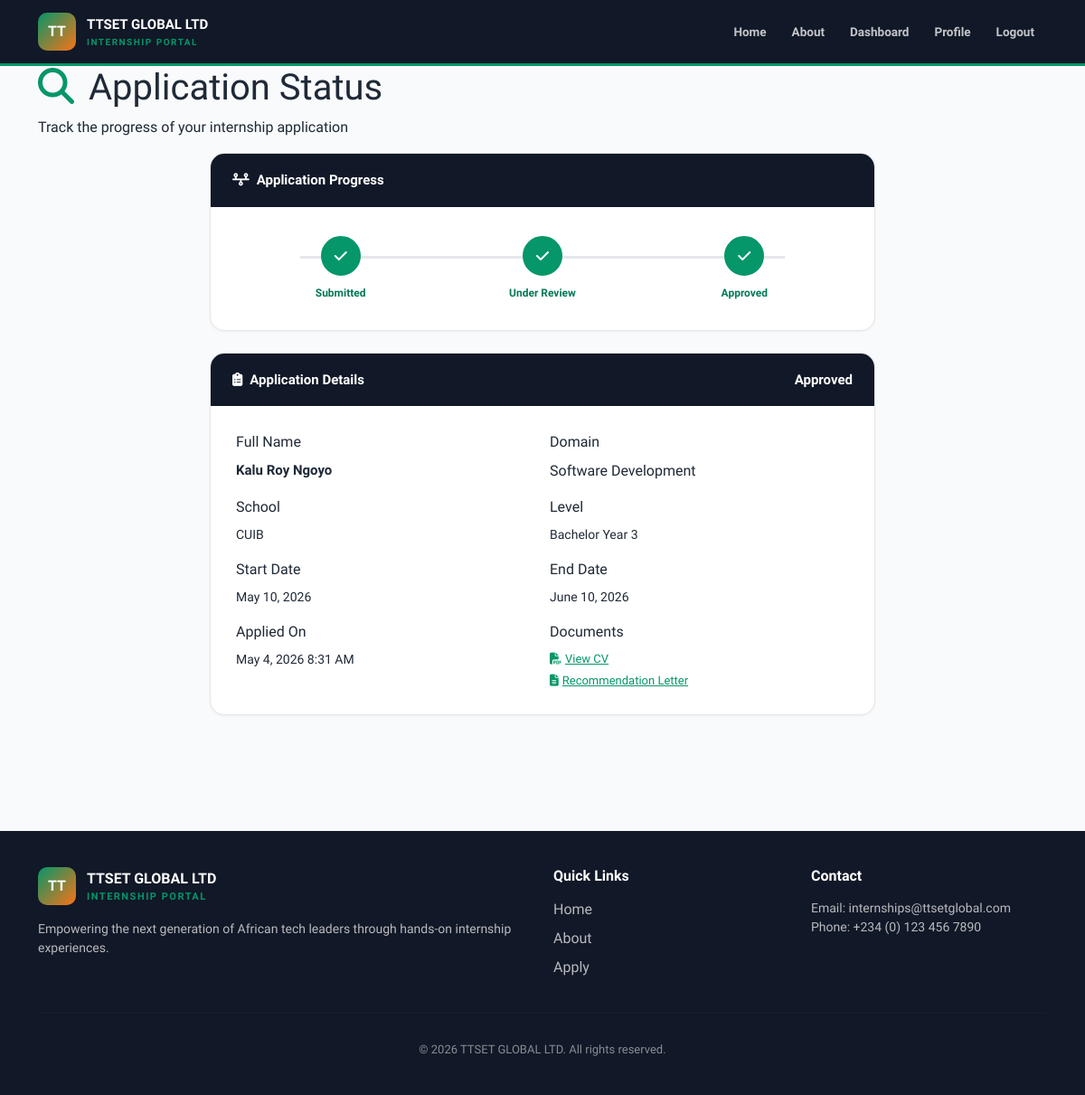
The app's page /applicant/status/ (signed in) with its own data.
### applications/models.py (models this page shows, shortened)
class InternshipApplication(models.Model):
    STATUS_CHOICES = [
        ('Pending', 'Pending'),
        ('Approved', 'Approved'),
        ('Rejected', 'Rejected'),
    ]
    DOMAIN_CHOICES = [
        ('Software Development', 'Software Development'),
        ('Web Development', 'Web Development'),
        ('Data Analytics', 'Data Analytics'),
        ('Cybersecurity', 'Cybersecurity'),
        ('Graphic Design', 'Graphic Design'),
        ('Digital Marketing', 'Digital Marketing'),
        ('Artificial Intelligence', 'Artificial Intelligence'),
        ('Networking', 'Networking'),
    ]
    GENDER_CHOICES = [('Male', 'Male'), ('Female', 'Female'), ('Other', 'Other')]
    LEVEL_CHOICES = [
        ('HND 1', 'HND 1'), ('HND 2', 'HND 2'),
        ('Bachelor Year 1', 'Bachelor Year 1'),
        ('Bachelor Year 2', 'Bachelor Year 2'),
        ('Bachelor Year 3', 'Bachelor Year 3'),
        ('Master Year 1', 'Master Year 1'),
        ('Master Year 2', 'Master Year 2'),
        ('PhD', 'PhD'),
    ]
    applicant = models.ForeignKey(User, on_delete=models.CASCADE)
    full_name = models.CharField(max_length=200)
    gender = models.CharField(max_length=20, choices=GENDER_CHOICES)
    date_of_birth = models.DateField()
    school_name = models.CharField(max_length=200)
    level_of_study = models.CharField(max_length=100, choices=LEVEL_CHOICES)
    field_of_study = models.CharField(max_length=150)
    internship_domain = models.CharField(max_length=100, choices=DOMAIN_CHOICES)
    start_date = models.DateField()
    end_date = models.DateField()
    reason = models.TextField()
    cv = models.FileField(upload_to='documents/cv/')
    recommendation_letter = models.FileField(upload_to='documents/recommendations/')
    status = models.CharField(max_length=20, choices=STATUS_CHOICES, default='Pending')
    date_applied = models.DateTimeField(auto_now_add=True)
    class Meta:
        ordering = ['-date_applied']

### applications/views.py (the view)
# urls.py: path('status/', views.application_status, name='application_status'),
@login_required
def application_status(request):
    application = InternshipApplication.objects.filter(applicant=request.user).first()
    if application:
        submitted = ('done', 'Submitted')
        reviewing = ('done' if application.status != 'Pending' else 'active', 'Under Review')
        if application.status == 'Approved':
            decision = ('done', 'Approved')
        elif application.status == 'Rejected':
            decision = ('active', 'Rejected')
        else:
            decision = ('pending', 'Decision')
        steps = [submitted, reviewing, decision]
    else:
        steps = []
    return render(request, 'applications/status.html', {'application': application, 'steps': steps})

### templates/applications/status.html (shortened to what this page needs)
{% extends 'base.html' %}
{% block content %}
<div class="page-header">
    <div class="container">
        <h1><i class="fas fa-search me-3" style="color:var(--emerald);"></i>Application Status</h1>
        <p>Track the progress of your internship application</p>
    </div>
</div>
<div class="container pb-5">
    <div class="row justify-content-center">
        <div class="col-lg-8">
            {% if application %}
            <div class="card-modern mb-4">
                <div class="card-header">
                    <i class="fas fa-timeline me-2"></i>Application Progress
                </div>
                <div class="card-body" style="padding:32px;">
                    <div style="display:flex;align-items:flex-start;justify-content:space-between;position:relative;">
                        {% for step, label in steps %}
                        <div style="flex:1;text-align:center;position:relative;z-index:1;">
                            <div style="width:44px;height:44px;border-radius:50%;margin:0 auto 10px;display:flex;align-items:center;justify-content:center;font-size:16px;font-weight:800;
                                border:3px solid {% if step == 'done' %}var(--emerald){% elif step == 'active' %}var(--orange){% else %}var(--gray-200){% endif %};
                                background:{% if step == 'done' %}var(--emerald){% elif step == 'active' %}var(--orange){% else %}white{% endif %};
                                color:{% if step == 'done' or step == 'active' %}white{% else %}var(--gray-200){% endif %};">
                                {% if step == 'done' %}
                                    <i class="fas fa-check"></i>
                                {% elif step == 'active' %}
                                    <i class="fas fa-clock"></i>
                                {% else %}
                                    <i class="fas fa-circle"></i>
                                {% endif %}
                            </div>
                            <div style="font-size:12px;font-weight:700;
                                color:{% if step == 'done' %}var(--emerald-dark){% elif step == 'active' %}var(--orange-dark){% else %}var(--gray-600){% endif %};">
                                {{ label }}
                            </div>
                        </div>
                        {% endfor %}
                    </div>
                </div>
            </div>
            <div class="card-modern">
                <div class="card-header d-flex justify-content-between align-items-center">
                    <span><i class="fas fa-clipboard-list me-2"></i>Application Details</span>
                    <span class="badge-{% if application.status == 'Approved' %}approved{% elif application.status == 'Rejected' %}rejected{% else %}pending{% endif %}">
                        {{ application.status }}
                    </span>
                </div>
                <div class="card-body">
                    <div class="row g-3">
                        <div class="col-md-6">
                            <div class="form-label">Full Name</div>
                            <div style="font-size:15px;font-weight:600;">{{ application.full_name }}</div>
                        </div>
                        <div class="col-md-6">
                            <div class="form-label">Domain</div>
                            <span class="domain-pill">{{ application.internship_domain }}</span>
                        </div>
                        <div class="col-md-6">
                            <div class="form-label">School</div>
                            <div style="font-size:14px;">{{ application.school_name }}</div>
                        </div>
                        <div class="col-md-6">
                            <div class="form-label">Level</div>
                            <div style="font-size:14px;">{{ application.level_of_study }}</div>
                        </div>
                        <div class="col-md-6">
                            <div class="form-label">Start Date</div>
                            <div style="font-size:14px;">{{ application.start_date|date:"F j, Y" }}</div>
                        </div>
                        <div class="col-md-6">
                            <div class="form-label">End Date</div>
                            <div style="font-size:14px;">{{ application.end_date|date:"F j, Y" }}</div>
                        </div>
                        <div class="col-md-6">
                            <div class="form-label">Applied On</div>
                            <div style="font-size:14px;">{{ application.date_applied|date:"F j, Y g:i A" }}</div>
                        </div>
                        <div class="col-md-6">
                            <div class="form-label">Documents</div>
                            <div style="display:flex;flex-direction:column;gap:4px;">
                                {% if application.cv %}
                                <a href="{{ application.cv.url }}" target="_blank" style="font-size:13px;color:var(--emerald);">
                                    <i class="fas fa-file-pdf me-1"></i>View CV
                                </a>
                                {% endif %}
                                {% if application.recommendation_letter %}
                                <a href="{{ application.recommendation_letter.url }}" target="_blank" style="font-size:13px;color:var(--emerald);">
                                    <i class="fas fa-file-alt me-1"></i>Recommendation Letter
                                </a>
                                {% endif %}
                            </div>
                        </div>
                    </div>
                </div>
            </div>
            {% endif %}
        </div>
    </div>
</div>
{% endblock %}

### templates/base.html (shortened to what this page needs)
<!DOCTYPE html>
<html lang="en">
<head>
    <link href="https://cdn.jsdelivr.net/npm/bootstrap@5.3.0/dist/css/bootstrap.min.css" rel="stylesheet">
    <link href="https://cdnjs.cloudflare.com/ajax/libs/font-awesome/6.4.0/css/all.min.css" rel="stylesheet">
</head>
<body>
    <nav class="navbar navbar-expand-lg navbar-main">
        <div class="container">
            <a class="navbar-brand navbar-brand-wrap" href="{% url 'home' %}">
                <div class="brand-logo">TT</div>
                <div>
                    <div class="brand-name">TTSET GLOBAL LTD</div>
                    <div class="brand-tagline">Internship Portal</div>
                </div>
            </a>
            <div class="collapse navbar-collapse" id="navbarNav">
                <ul class="navbar-nav ms-auto">
                    <li class="nav-item">
                        <a class="nav-link nav-link-main" href="{% url 'home' %}">Home</a>
                    </li>
                    <li class="nav-item">
                        <a class="nav-link nav-link-main" href="{% url 'about' %}">About</a>
                    </li>
                    {% if user.is_authenticated %}
                        {% if user.is_staff %}
                            <li class="nav-item">
                                <a class="nav-link nav-link-main" href="{% url 'admin_dashboard' %}">Dashboard</a>
                            </li>
                        {% else %}
                            <li class="nav-item">
                                <a class="nav-link nav-link-main" href="{% url 'applicant_dashboard' %}">Dashboard</a>
                            </li>
                        {% endif %}
                        <li class="nav-item">
                            <a class="nav-link nav-link-main" href="{% url 'profile' %}">Profile</a>
                        </li>
                        <li class="nav-item">
                            <a class="nav-link nav-link-main" href="{% url 'logout' %}">Logout</a>
                        </li>
                    {% endif %}
                </ul>
            </div>
        </div>
    </nav>
    {% block content %}{% endblock %}
    <footer style="background: var(--gray-900); color: rgba(255,255,255,0.7); padding: 40px 0; margin-top: 80px;">
        <div class="container">
            <div class="row">
                <div class="col-md-6">
                    <div class="d-flex align-items-center mb-3">
                        <div class="brand-logo" style="margin-right: 12px;">TT</div>
                        <div>
                            <div style="font-weight: 800; color: white; font-size: 16px;">TTSET GLOBAL LTD</div>
                            <div style="font-size: 11px; color: var(--emerald); letter-spacing: 1.5px; text-transform: uppercase; font-weight: 600;">Internship Portal</div>
                        </div>
                    </div>
                    <p style="margin: 0; font-size: 14px;">Empowering the next generation of African tech leaders through hands-on internship experiences.</p>
                </div>
                <div class="col-md-3">
                    <h6 style="color: white; font-weight: 700; margin-bottom: 16px;">Quick Links</h6>
                    <ul style="list-style: none; padding: 0; margin: 0;">
                        <li style="margin-bottom: 8px;"><a href="{% url 'home' %}" style="color: rgba(255,255,255,0.7); text-decoration: none;">Home</a></li>
                        <li style="margin-bottom: 8px;"><a href="{% url 'about' %}" style="color: rgba(255,255,255,0.7); text-decoration: none;">About</a></li>
                        <li style="margin-bottom: 8px;"><a href="{% url 'register' %}" style="color: rgba(255,255,255,0.7); text-decoration: none;">Apply</a></li>
                    </ul>
                </div>
                <div class="col-md-3">
                    <h6 style="color: white; font-weight: 700; margin-bottom: 16px;">Contact</h6>
                    <p style="margin: 0; font-size: 14px; color: rgba(255,255,255,0.7);">
                        Email: internships@ttsetglobal.com<br>
                        Phone: +234 (0) 123 456 7890
                    </p>
                </div>
            </div>
            <hr style="border-color: rgba(255,255,255,0.1); margin: 30px 0;">
            <div class="text-center">
                <p style="margin: 0; font-size: 13px; color: rgba(255,255,255,0.5);">
                    &copy; 2026 TTSET GLOBAL LTD. All rights reserved.
                </p>
            </div>
        </div>
    </footer>
</body>
</html>

### templates/base.html (style rules this page uses)
:root { --emerald: #059669; --emerald-dark: #047857; --emerald-light: #d1fae5; --orange: #f97316; --orange-dark: #ea580c; --white: #ffffff; --gray-50: #f9fafb; --gray-100: #f3f4f6; --gray-200: #e5e7eb; --gray-600: #4b5563; --gray-800: #1f2937; --gray-900: #111827; }
body { font-family: 'Plus Jakarta Sans', sans-serif; background: var(--gray-50); color: var(--gray-800); }
.navbar-main { background: var(--gray-900); padding: 0; border-bottom: 3px solid var(--emerald); }
.navbar-brand-wrap { display: flex; align-items: center; gap: 12px; padding: 14px 0; text-decoration: none; }
.brand-logo { width: 42px; height: 42px; background: linear-gradient(135deg, var(--emerald), var(--orange)); border-radius: 10px; display: flex; align-items: center; justify-content: center; font-weight: 800; color: white; font-size: 16px; }
.brand-name { font-size: 15px; font-weight: 800; color: white; }
.brand-tagline { font-size: 10px; color: var(--emerald); letter-spacing: 1.5px; text-transform: uppercase; font-weight: 600; }
.nav-link-main { color: rgba(255,255,255,0.75) !important; font-size: 13.5px; font-weight: 600; padding: 8px 14px !important; border-radius: 7px; transition: all 0.2s; }
.card-modern { background: white; border-radius: 16px; border: 1px solid var(--gray-200); box-shadow: 0 1px 3px rgba(0,0,0,0.05); overflow: hidden; }
.card-modern .card-header { background: var(--gray-900); color: white; padding: 18px 24px; border: none; font-weight: 700; font-size: 15px; }
.card-modern .card-body { padding: 28px; }

### records on screen
InternshipApplication: status "Approved", full_name "Kalu Roy Ngoyo", internship_domain "Software Development", school_name "CUIB", level_of_study "Bachelor Year 3", start_date "May 10, 2026", end_date "June 10, 2026", date_applied "May 4, 2026 8:31 AM"

### other values on screen
{{ label }} "Submitted" "Under Review" "Approved"
